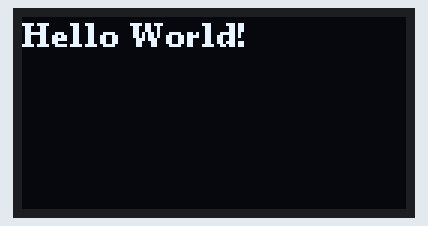
This sketch was run on a simulated Arduino Uno, built with avr-gcc and run on an emulated ATmega328P. On the bench: 128×64 one-colour display.

Above: at 0.1 s.

The sketch:

0.96_OLED_Display.ino
```cpp
/*
  Purpose: Basic example of writing text to the OLED display
  Notes:
    1. Connect to I2C - 0x78 default address can be changed to 0x78
    2. Monochrome(white) 128×64 pixels
    3. Navigate to Sketch -> Include Library -> Manage Libraries... and Search and Install U8g2 library in the Library Manager
    4. Read the manual for doing more than writing simple text
  Author: Ben Jones 14/7/23
  Contact: benjmain.jones21@det.nsw.edu.au
  Source: https://wiki.seeedstudio.com/Grove-OLED-Display-0.96-SSD1315/
  Manual: https://github.com/olikraus/u8g2/wiki/u8g2reference
  Library Source: https://github.com/olikraus/u8g2
*/

#include <Arduino.h>
#include <U8g2lib.h>
#include <Wire.h>

U8G2_SSD1306_128X64_NONAME_F_HW_I2C u8g2(U8G2_R0, /* clock=*/ SCL, /* data=*/ SDA, /* reset=*/ U8X8_PIN_NONE);  // High speed I2C

void setup(void) {
  u8g2.begin();
}

void loop(void) {
  u8g2.clearBuffer();                  // clear the internal memory
  u8g2.setFont(u8g2_font_ncenB08_tr);  // choose a suitable font
  u8g2.setCursor(0, 10);              // Set cursor to first line
  u8g2.print("Hello World!");         // write something to the internal memory
  u8g2.sendBuffer();                  // transfer internal memory to the display
  delay(1000);
}
```
